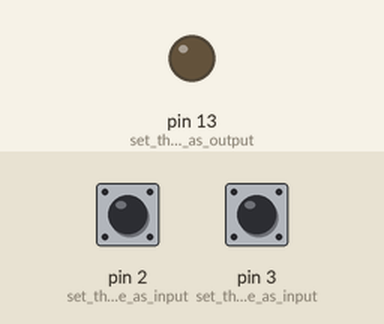
Simulated run of this sketch. Board: Arduino Uno, built with avr-gcc and run on an emulated ATmega328P. On the bench: output pins drawn as LEDs (lit = HIGH). The inputs (shaded band) are chosen by the test bench; at power-on: pin 2 (set_the_pinMode_as_input) LOW, pin 3 (set_the_pinMode_as_input) LOW. What the sketch prints to the serial monitor is not drawn.

Above: at 1.2 s.
1.3 s: pin 2 (set_the_pinMode_as_input) pulled HIGH for 0.15 s
At 1.37 s:
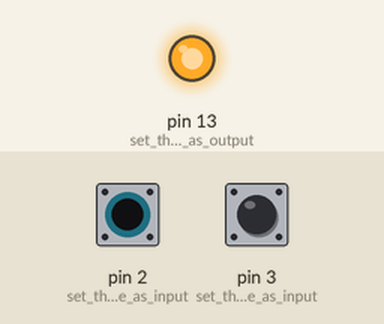
2.9 s: pin 3 (set_the_pinMode_as_input) pulled HIGH for 0.15 s
At 3.3 s:
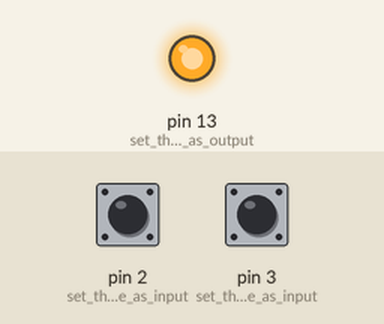
4.5 s: pin 3 (set_the_pinMode_as_input) pulled HIGH for 1 s
At 5.7 s:
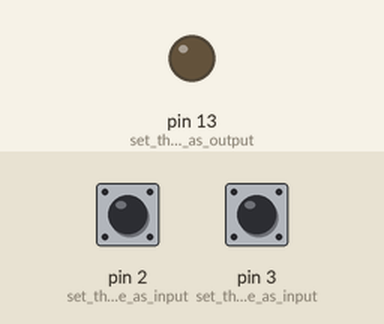
7.0 s: pin 3 (set_the_pinMode_as_input) pulled HIGH for 3.2 s
At 7.6 s:
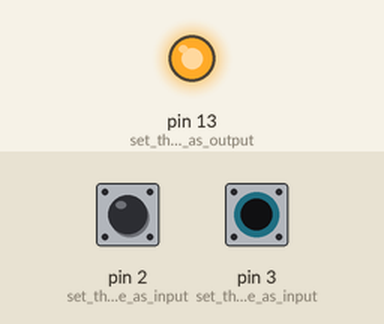
Timing chart, 0 to 10.0 s (numbered marks = the images above; inputs shaded):
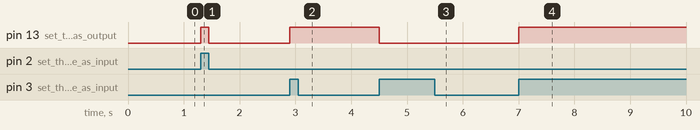

Measured:
- after the input at 1.3 s, pin 13 (set_the_pinMode_as_output): LOW → HIGH at once, → LOW 0.15 s later
- after the input at 2.9 s, pin 13 (set_the_pinMode_as_output): LOW → HIGH at once
- after the input at 4.5 s, pin 13 (set_the_pinMode_as_output): HIGH → LOW at once
- after the input at 7.0 s, pin 13 (set_the_pinMode_as_output): LOW → HIGH at once

The sketch:

M1_T3C.ino
```cpp
int pin = 2;  //declaring pin 2 for interrupt
int secondpin = 3;  //declaring pin 3 for interrupt

volatile int state = LOW;  //declare as volatile and initialize as low

void setup()
{
  Serial.begin(9600);
  pinMode(13, OUTPUT);  //set the pinMode as output for pin 13
  pinMode(2, INPUT);  //set the pinMode as input for pin 2
  attachInterrupt(digitalPinToInterrupt(pin), flash, CHANGE); //interrupt at pin 2 blink when pin changes the value i.e., when motion is detected
  pinMode(3, INPUT);  //set the pinMode as input for pin 3
  attachInterrupt(digitalPinToInterrupt(secondpin), flash, RISING);
}

void loop(){
}

void flash() {
  state = !state;  //toggle the state when interrupt occurs
  digitalWrite(13, state);  // pin 13 as the new state of value
  Serial.print("PIR Sensor");  //print this on serial monitor
}

void flashed() {
  state = !state;  //toggle the state when interrupt occurs
  digitalWrite(13, state);  // pin 13 as the new state of value
  Serial.print("Soil Moisture Sensor");  //print this on serial monitor
}
```
